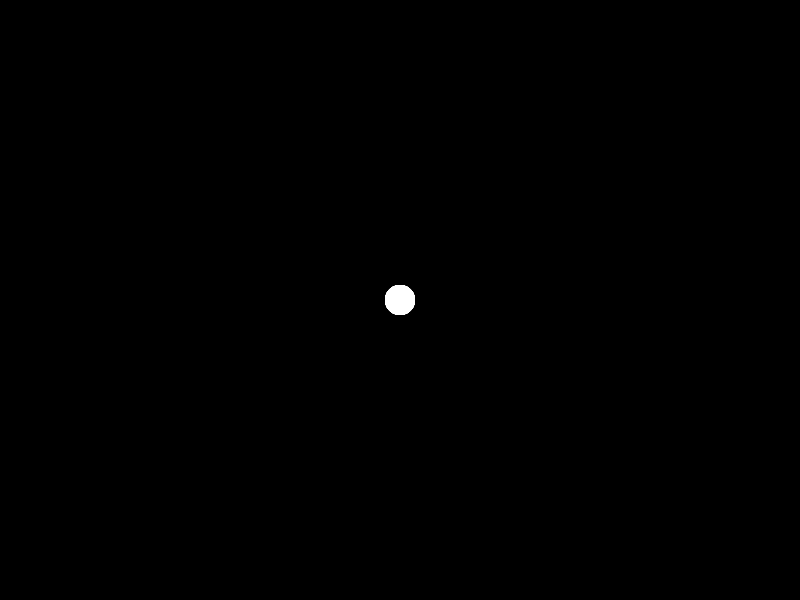
Frame 1 (no input)
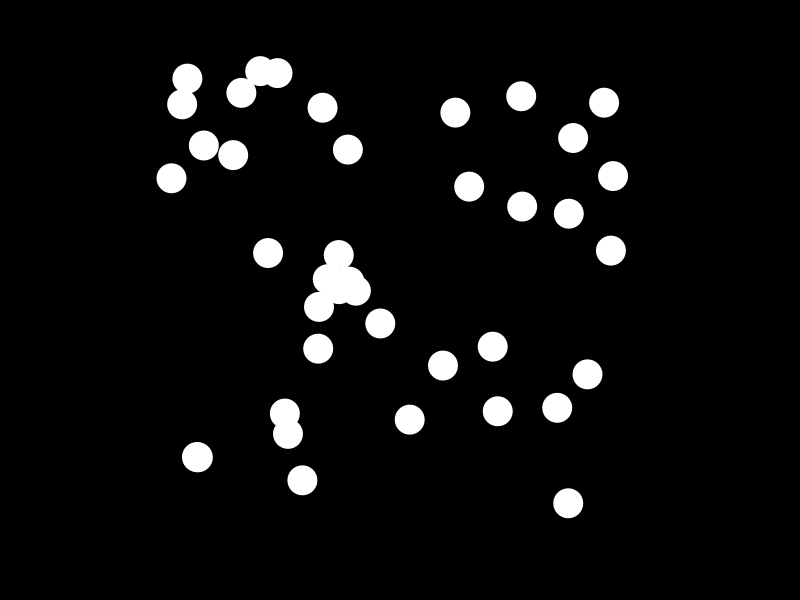
Frame 60 (the mouse pressed at the canvas centre just before this capture)
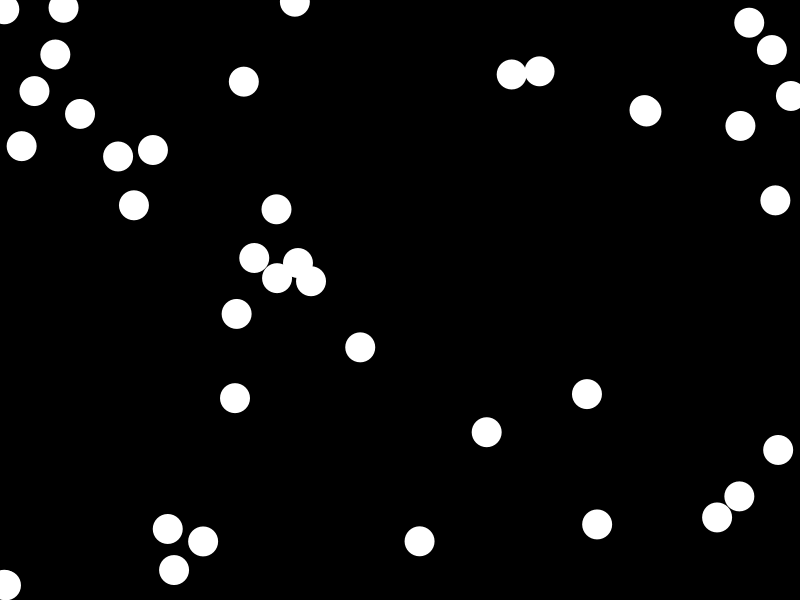
Frame 120 (the mouse held since frame 60 and released just before this capture)

The Processing sketch that drew these frames (run headless with seeded random() and noise(); from frame 60 on, the mouse is pressed at the canvas centre):

// Processing sketch: sketch_6_bounce3
// ── sketch_6_bounce3.pde
int nc = 40;
float[] cx = new float[nc];
float[] vx = new float[nc];
float[] cy = new float[nc];
float[] vy = new float[nc];

void setup()
{
  size(800,600);
  surface.setResizable(true);
  for(int i = 0; i < nc; i++)
  {
    cx[i]=width/2;
    cy[i]=height/2;
    vx[i]=random(-4,4);
    vy[i]=random(-4,4);
  }
}

void draw()
{
  background(0);
  noStroke();
  for(int i = 0; i < nc; i++)
  {
    circle(cx[i],cy[i],30);
    cx[i] = cx[i] + vx[i];
    cy[i] = cy[i] + vy[i];
    if(cx[i] > width || cx[i] < 0) vx[i] = vx[i] * (-1);
    if(cy[i] > height || cy[i] < 0) vy[i] = vy[i] * (-1);  
  }  
}
